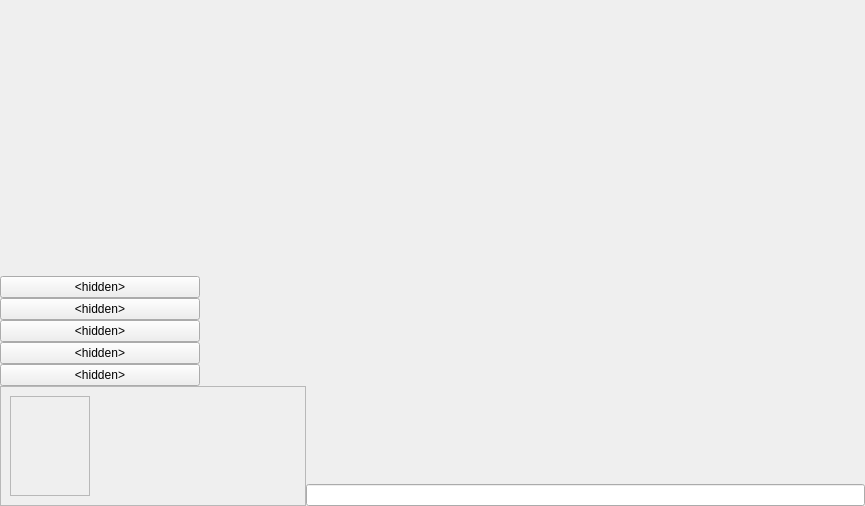
<ui version="4.0" >
 <class>GameHud</class>
 <widget class="QWidget" name="GameHud" >
  <property name="geometry" >
   <rect>
    <x>0</x>
    <y>0</y>
    <width>865</width>
    <height>506</height>
   </rect>
  </property>
  <property name="windowTitle" >
   <string>Form</string>
  </property>
  <layout class="QHBoxLayout" >
   <property name="spacing" >
    <number>0</number>
   </property>
   <property name="margin" >
    <number>0</number>
   </property>
   <item>
    <layout class="QVBoxLayout" >
     <property name="spacing" >
      <number>0</number>
     </property>
     <property name="margin" >
      <number>0</number>
     </property>
     <item>
      <spacer>
       <property name="orientation" >
        <enum>Qt::Vertical</enum>
       </property>
       <property name="sizeHint" stdset="0" >
        <size>
         <width>304</width>
         <height>181</height>
        </size>
       </property>
      </spacer>
     </item>
     <item>
      <layout class="QHBoxLayout" >
       <property name="spacing" >
        <number>6</number>
       </property>
       <property name="margin" >
        <number>0</number>
       </property>
       <item>
        <layout class="QVBoxLayout" >
         <property name="spacing" >
          <number>0</number>
         </property>
         <property name="margin" >
          <number>0</number>
         </property>
         <item>
          <widget class="QPushButton" name="ability5" >
           <property name="minimumSize" >
            <size>
             <width>200</width>
             <height>0</height>
            </size>
           </property>
           <property name="maximumSize" >
            <size>
             <width>200</width>
             <height>16777215</height>
            </size>
           </property>
           <property name="text" >
            <string>&lt;hidden></string>
           </property>
           <property name="checkable" >
            <bool>false</bool>
           </property>
          </widget>
         </item>
         <item>
          <widget class="QPushButton" name="ability4" >
           <property name="minimumSize" >
            <size>
             <width>200</width>
             <height>0</height>
            </size>
           </property>
           <property name="maximumSize" >
            <size>
             <width>200</width>
             <height>16777215</height>
            </size>
           </property>
           <property name="text" >
            <string>&lt;hidden></string>
           </property>
           <property name="checkable" >
            <bool>false</bool>
           </property>
          </widget>
         </item>
         <item>
          <widget class="QPushButton" name="ability3" >
           <property name="minimumSize" >
            <size>
             <width>200</width>
             <height>0</height>
            </size>
           </property>
           <property name="maximumSize" >
            <size>
             <width>200</width>
             <height>16777215</height>
            </size>
           </property>
           <property name="text" >
            <string>&lt;hidden></string>
           </property>
           <property name="checkable" >
            <bool>false</bool>
           </property>
          </widget>
         </item>
         <item>
          <widget class="QPushButton" name="ability2" >
           <property name="minimumSize" >
            <size>
             <width>200</width>
             <height>0</height>
            </size>
           </property>
           <property name="maximumSize" >
            <size>
             <width>200</width>
             <height>16777215</height>
            </size>
           </property>
           <property name="text" >
            <string>&lt;hidden></string>
           </property>
           <property name="checkable" >
            <bool>false</bool>
           </property>
          </widget>
         </item>
         <item>
          <widget class="QPushButton" name="ability1" >
           <property name="minimumSize" >
            <size>
             <width>200</width>
             <height>0</height>
            </size>
           </property>
           <property name="maximumSize" >
            <size>
             <width>200</width>
             <height>16777215</height>
            </size>
           </property>
           <property name="text" >
            <string>&lt;hidden></string>
           </property>
           <property name="checkable" >
            <bool>false</bool>
           </property>
          </widget>
         </item>
        </layout>
       </item>
       <item>
        <widget class="QLabel" name="playerInfo" >
         <property name="text" >
          <string>&lt;glui></string>
         </property>
        </widget>
       </item>
      </layout>
     </item>
     <item>
      <widget class="QFrame" name="frame" >
       <property name="frameShape" >
        <enum>QFrame::StyledPanel</enum>
       </property>
       <property name="frameShadow" >
        <enum>QFrame::Raised</enum>
       </property>
       <layout class="QHBoxLayout" >
        <property name="spacing" >
         <number>6</number>
        </property>
        <property name="margin" >
         <number>9</number>
        </property>
        <item>
         <widget class="QLabel" name="selectedPortrait" >
          <property name="sizePolicy" >
           <sizepolicy vsizetype="Minimum" hsizetype="Minimum" >
            <horstretch>0</horstretch>
            <verstretch>0</verstretch>
           </sizepolicy>
          </property>
          <property name="minimumSize" >
           <size>
            <width>80</width>
            <height>100</height>
           </size>
          </property>
          <property name="maximumSize" >
           <size>
            <width>80</width>
            <height>100</height>
           </size>
          </property>
          <property name="frameShape" >
           <enum>QFrame::StyledPanel</enum>
          </property>
         </widget>
        </item>
        <item>
         <widget class="QLabel" name="selectedInfo" >
          <property name="minimumSize" >
           <size>
            <width>200</width>
            <height>0</height>
           </size>
          </property>
          <property name="text" >
           <string>&lt;glui></string>
          </property>
          <property name="textFormat" >
           <enum>Qt::PlainText</enum>
          </property>
         </widget>
        </item>
       </layout>
      </widget>
     </item>
    </layout>
   </item>
   <item>
    <layout class="QVBoxLayout" >
     <property name="spacing" >
      <number>0</number>
     </property>
     <property name="margin" >
      <number>0</number>
     </property>
     <item>
      <spacer>
       <property name="orientation" >
        <enum>Qt::Vertical</enum>
       </property>
       <property name="sizeHint" stdset="0" >
        <size>
         <width>500</width>
         <height>331</height>
        </size>
       </property>
      </spacer>
     </item>
     <item>
      <widget class="QLabel" name="chatFrame" >
       <property name="minimumSize" >
        <size>
         <width>500</width>
         <height>120</height>
        </size>
       </property>
       <property name="text" >
        <string>&lt;glui></string>
       </property>
      </widget>
     </item>
     <item>
      <widget class="QLineEdit" name="chatInput" >
       <property name="minimumSize" >
        <size>
         <width>500</width>
         <height>0</height>
        </size>
       </property>
      </widget>
     </item>
    </layout>
   </item>
  </layout>
 </widget>
 <layoutdefault spacing="0" margin="0" />
 <resources/>
 <connections/>
</ui>
